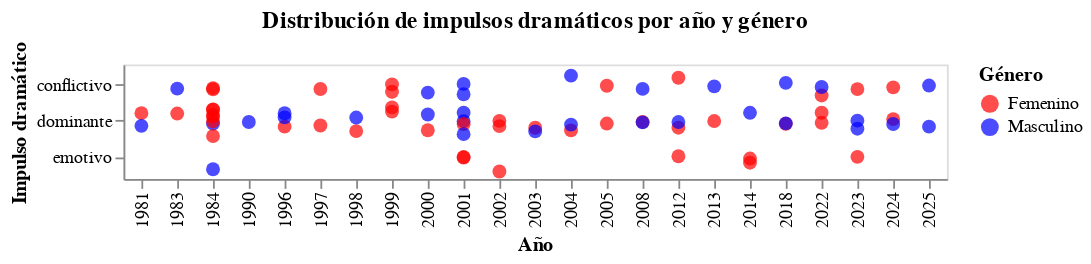

Here is the notebook cell this chart was saved with:
### Code cell
import altair as alt
import pandas as pd

# Cargar tus datos
df = pd.read_excel('/content/database_limpia_intento2.xlsx')

# Definir la columna 'agrupaciones' con los valores deseados
def map_roles_to_agrupaciones(role):
    if role == 'Protagonista':
        return 'dominante'
    elif role == 'Antagonista':
        return 'conflictivo'
    elif role == 'Secundario':
        return 'emotivo'
    else:
        return 'Otro' # Handles any other roles not explicitly mapped

df['agrupaciones'] = df['roles'].apply(map_roles_to_agrupaciones)

chart = alt.Chart(df).mark_circle(size=60).encode(
    x=alt.X('año:O', title='Año'),
    y=alt.Y('agrupaciones:N', title='Impulso dramático'),
    color=alt.Color('genero:N', title='Género', scale=alt.Scale(range=['red', 'blue', 'green', 'orange'])), # Custom colors added here
    tooltip=['personaje', 'genero', 'agrupaciones', 'año']
).properties(
    title='Distribución de impulsos dramáticos por año y género'
).transform_calculate(
    # aplicar jitter para dispersión visual
    jitter="sqrt(-2*log(random()))*cos(2*PI*random())"
).encode(
    yOffset='jitter:Q'
)

chart

### Figure 1 — Vega-Lite specification as saved in the notebook (floating-point values rounded to 4 significant figures)
{"config": {"view": {"continuousWidth": 300, "continuousHeight": 300}}, "data": {"name": "data-33d6413304ddf5190db0a8eb38bef5f8"}, "mark": {"type": "circle", "size": 60}, "encoding": {"color": {"field": "genero", "scale": {"range": ["red", "blue", "green", "orange"]}, "title": "Género", "type": "nominal"}, "tooltip": [{"field": "personaje", "type": "nominal"}, {"field": "genero", "type": "nominal"}, {"field": "agrupaciones", "type": "nominal"}, {"field": "año", "type": "quantitative"}], "x": {"field": "año", "title": "Año", "type": "ordinal"}, "y": {"field": "agrupaciones", "title": "Impulso dramático", "type": "nominal"}, "yOffset": {"field": "jitter", "type": "quantitative"}}, "title": "Distribución de impulsos dramáticos por año y género", "transform": [{"calculate": "sqrt(-2*log(random()))*cos(2*PI*random())", "as": "jitter"}], "$schema": "https://vega.github.io/schema/vega-lite/v5.20.1.json", "datasets": {"data-33d6413304ddf5190db0a8eb38bef5f8": [{"personaje": "Marcia Espínola", "genero": "Femenino", "roles": "Protagonista", "teleserie": "La madrastra", "genero-teleserie": "Drama", "canal": "T13", "año": 1981, "tipo-de-accion": "Regresa después de 20 años para demostrar su inocencia", "estado-civil": "Casado", "fuerza-actua": "Perjudicada", "Agrupaciones": "Conflictivo", "agrupaciones": "dominante"}, {"personaje": "Esteban San Lucas", "genero": "Masculino", "roles": "Protagonista", "teleserie": "La madrastra", "genero-teleserie": "Drama", "canal": "T13", "año": 1981, "tipo-de-accion": "Le miente a sus hijos y encierra a su esposa en la cárcel ", "estado-civil": "Casado", "fuerza-actua": "Poderoso", "Agrupaciones": "Dominante", "agrupaciones": "dominante"}, {"personaje": "Dalia Venezzia", "genero": "Femenino", "roles": "Protagonista", "teleserie": "La noche del cobarde", "genero-teleserie": "Drama", "canal": "T13", "año": 1983, "tipo-de-accion": "Busca venganza de quien la violó", "estado-civil": "Soltero", "fuerza-actua": "Justicia", "Agrupaciones": "Emotivo", "agrupaciones": "dominante"}, {"personaje": "Almiro Villarrobles ", "genero": "Masculino", "roles": "Antagonista", "teleserie": "La noche del cobarde", "genero-teleserie": "Drama", "canal": "T13", "año": 1983, "tipo-de-accion": "Vuelve al pueblo donde viejas culpas lo persiguen", "estado-civil": "Soltero", "fuerza-actua": "Justicia", "Agrupaciones": "Emotivo", "agrupaciones": "conflictivo"}, {"personaje": "Hernán Ugalde ", "genero": "Masculino", "roles": "Protagonista", "teleserie": "La torre 10", "genero-teleserie": "Drama", "canal": "TVN", "año": 1984, "tipo-de-accion": "Llega a la torre pero se enfrenta con su exesposa y diversos problemas", "estado-civil": "Viudo", "fuerza-actua": "Perjudicada", "Agrupaciones": "Conflictivo", "agrupaciones": "dominante"}, {"personaje": "Thelma Bernhardt", "genero": "Femenino", "roles": "Antagonista", "teleserie": "La torre 10", "genero-teleserie": "Drama", "canal": "TVN", "año": 1984, "tipo-de-accion": "Enamorada, cobra venganzas y daña para que esten con ella", "estado-civil": "Soltero", "fuerza-actua": "Venganza", "Agrupaciones": "Emotivo", "agrupaciones": "conflictivo"}, {"personaje": "Teresa Rodríguez", "genero": "Femenino", "roles": "Protagonista", "teleserie": "Las herederas", "genero-teleserie": "Drama", "canal": "T13", "año": 1984, "tipo-de-accion": "Debe recibirse de periodista para obtener la herencia", "estado-civil": "Soltero", "fuerza-actua": "Obligada", "Agrupaciones": "Emotivo", "agrupaciones": "dominante"}, {"personaje": "Patricia Duval", "genero": "Femenino", "roles": "Protagonista", "teleserie": "Las herederas", "genero-teleserie": "Drama", "canal": "T13", "año": 1984, "tipo-de-accion": "Debe casarse con Rafael para obtener la herencia ", "estado-civil": "Soltero", "fuerza-actua": "Obligada", "Agrupaciones": "Emotivo", "agrupaciones": "dominante"}, {"personaje": "Isadora Duval", "genero": "Femenino", "roles": "Protagonista", "teleserie": "Las herederas", "genero-teleserie": "Drama", "canal": "T13", "año": 1984, "tipo-de-accion": "Debe dejar su carrera e irse a vivir a una hacienda para obtener la herencia", "estado-civil": "Soltero", "fuerza-actua": "Obligada", "Agrupaciones": "Emotivo", "agrupaciones": "dominante"}, {"personaje": "Ana María Zelada", "genero": "Femenino", "roles": "Protagonista", "teleserie": "Las herederas", "genero-teleserie": "Drama", "canal": "T13", "año": 1984, "tipo-de-accion": "Debe vivir con su madre a la que no conoce para recibir la herencia ", "estado-civil": "Soltero", "fuerza-actua": "Obligada", "Agrupaciones": "Emotivo", "agrupaciones": "dominante"}, {"personaje": "Gilda Díaz-Steiner", "genero": "Femenino", "roles": "Protagonista", "teleserie": "Las herederas", "genero-teleserie": "Drama", "canal": "T13", "año": 1984, "tipo-de-accion": "Debe volver al país para obtener la herencia", "estado-civil": "Soltero", "fuerza-actua": "Obligada", "Agrupaciones": "Emotivo", "agrupaciones": "dominante"}, {"personaje": "Ladislao Duval", "genero": "Masculino", "roles": "Secundario", "teleserie": "Las herederas", "genero-teleserie": "Drama", "canal": "T13", "año": 1984, "tipo-de-accion": "Deja una herencia a mujeres que no compartían nada en común", "estado-civil": "Soltero", "fuerza-actua": "Poderoso", "Agrupaciones": "Dominante", "agrupaciones": "emotivo"}, {"personaje": "Artemisa Mykonos ", "genero": "Femenino", "roles": "Protagonista", "teleserie": "Los títeres", "genero-teleserie": "Drama", "canal": "T13", "año": 1984, "tipo-de-accion": "Busca venganza de quien le hacia bullying toda su vida", "estado-civil": "Prometido", "fuerza-actua": "Perjudicada", "Agrupaciones": "Conflictivo", "agrupaciones": "dominante"}, {"personaje": "Adriana Godan", "genero": "Femenino", "roles": "Antagonista", "teleserie": "Los títeres", "genero-teleserie": "Drama", "canal": "T13", "año": 1984, "tipo-de-accion": "Trata de dañar a la protagonista con el poder y la belleza que tiene", "estado-civil": "Soltero", "fuerza-actua": "Poderoso", "Agrupaciones": "Dominante", "agrupaciones": "conflictivo"}, {"personaje": "Leo Castillo ", "genero": "Masculino", "roles": "Protagonista", "teleserie": "¿Te conté?", "genero-teleserie": "Drama", "canal": "T13", "año": 1990, "tipo-de-accion": "Debe escoger entre dos enamoradas", "estado-civil": "Soltero", "fuerza-actua": "Líder", "Agrupaciones": "Dominante", "agrupaciones": "dominante"}, {"personaje": "Federico Valdivieso", "genero": "Masculino", "roles": "Protagonista", "teleserie": "Sucupira ", "genero-teleserie": "Comedia", "canal": "TVN", "año": 1996, "tipo-de-accion": "Se postula a alcalde con un pésimo programa", "estado-civil": "Soltero", "fuerza-actua": "Poderoso", "Agrupaciones": "Dominante", "agrupaciones": "dominante"}, {"personaje": "Mariana Montero", "genero": "Femenino", "roles": "Protagonista", "teleserie": "Sucupira ", "genero-teleserie": "Comedia", "canal": "TVN", "año": 1996, "tipo-de-accion": "Se postula a alcalde para poder tener más poder", "estado-civil": "Viudo", "fuerza-actua": "Poderoso", "Agrupaciones": "Dominante", "agrupaciones": "dominante"}, {"personaje": "Emilio", "genero": "Masculino", "roles": "Protagonista", "teleserie": "Playa salvaje", "genero-teleserie": "Comedia", "canal": "TVN", "año": 1996, "tipo-de-accion": "Joven surfista que debe enfrentar sus traumas del pasado", "estado-civil": "En relación", "fuerza-actua": "Perjudicada", "Agrupaciones": "Conflictivo", "agrupaciones": "dominante"}, {"personaje": "Paulina ", "genero": "Femenino", "roles": "Protagonista", "teleserie": "Playa salvaje", "genero-teleserie": "Drama", "canal": "T13", "año": 1997, "tipo-de-accion": "Novia de emilio que se preocupa de él pero sus miedos la frenan", "estado-civil": "En relación", "fuerza-actua": "Enamorada", "Agrupaciones": "Emotivo", "agrupaciones": "dominante"}, {"personaje": "Gabriela Ossandón", "genero": "Femenino", "roles": "Antagonista", "teleserie": "Playa salvaje", "genero-teleserie": "Drama", "canal": "T13", "año": 1997, "tipo-de-accion": "Dueña de una empresa que la conecta con una fallecida de la playa", "estado-civil": "Soltero", "fuerza-actua": "Poderoso", "Agrupaciones": "Dominante", "agrupaciones": "conflictivo"}, {"personaje": "Vaitea Ahoa Tuki ", "genero": "Femenino", "roles": "Protagonista", "teleserie": "Iorana ", "genero-teleserie": "Comedia romántica", "canal": "TVN", "año": 1998, "tipo-de-accion": "Se quiere casar pero no puede por el padre de su novio", "estado-civil": "Prometido", "fuerza-actua": "Perjudicada", "Agrupaciones": "Conflictivo", "agrupaciones": "dominante"}, {"personaje": "Cristián", "genero": "Masculino", "roles": "Protagonista", "teleserie": "Iorana ", "genero-teleserie": "Comedia romántica", "canal": "TVN", "año": 1998, "tipo-de-accion": "Se quiere casar pero su padre vuelve a la isla y debe resolver los conflictos que dejo", "estado-civil": "Prometido", "fuerza-actua": "Perjudicada", "Agrupaciones": "Conflictivo", "agrupaciones": "dominante"}, {"personaje": "Catalina Chamorro", "genero": "Femenino", "roles": "Protagonista", "teleserie": "La fiera", "genero-teleserie": "Comedia romántica", "canal": "TVN", "año": 1999, "tipo-de-accion": "La quieren casar obligada pero se mantiene alejada por su fuerte carácter", "estado-civil": "Soltero", "fuerza-actua": "Obligada", "Agrupaciones": "Emotivo", "agrupaciones": "dominante"}, {"personaje": "Magdalena Ossandón", "genero": "Femenino", "roles": "Antagonista", "teleserie": "La fiera", "genero-teleserie": "Comedia romántica", "canal": "TVN", "año": 1999, "tipo-de-accion": "Mantiene una relacion con el hermano de la protagonista pero busca dañarla", "estado-civil": "Soltero", "fuerza-actua": "Poderoso", "Agrupaciones": "Dominante", "agrupaciones": "conflictivo"}, {"personaje": "Emilia Patiño", "genero": "Femenino", "roles": "Protagonista", "teleserie": "Aquelarre", "genero-teleserie": "Drama", "canal": "TVN", "año": 1999, "tipo-de-accion": "Se hace cargo de administrar las tierras de su padre, se enamora del hijo de Elena", "estado-civil": "Prometido", "fuerza-actua": "Poderoso", "Agrupaciones": "Dominante", "agrupaciones": "dominante"}, {"personaje": "Elena Vergara", "genero": "Femenino", "roles": "Antagonista", "teleserie": "Aquelarre", "genero-teleserie": "Drama", "canal": "TVN", "año": 1999, "tipo-de-accion": "Es benefactora de su pueblo, odia a su hijo sobre todo", "estado-civil": "Soltero", "fuerza-actua": "Poderoso", "Agrupaciones": "Dominante", "agrupaciones": "conflictivo"}, {"personaje": "Jovanka Antich", "genero": "Femenino", "roles": "Protagonista", "teleserie": "Romané", "genero-teleserie": "Comedia romántica", "canal": "TVN", "año": 2000, "tipo-de-accion": "Joven madre que es humillada por su primer esposo y vuelve a Chile con un secreto", "estado-civil": "Soltero", "fuerza-actua": "Perjudicada", "Agrupaciones": "Conflictivo", "agrupaciones": "dominante"}, {"personaje": "Padre Juan Bautista Domínguez", "genero": "Masculino", "roles": "Protagonista", "teleserie": "Romané", "genero-teleserie": "Comedia romántica", "canal": "TVN", "año": 2000, "tipo-de-accion": "Padre que se enamora de la protagonista pero es hermano de su primer marido", "estado-civil": "Soltero", "fuerza-actua": "Perjudicada", "Agrupaciones": "Conflictivo", "agrupaciones": "dominante"}, {"personaje": "Rafael Antonio Domínguez", "genero": "Masculino", "roles": "Antagonista", "teleserie": "Romané", "genero-teleserie": "Comedia romántica", "canal": "TVN", "año": 2000, "tipo-de-accion": "Es padre de una hija de la protagonista pero no lo sabe", "estado-civil": "Soltero", "fuerza-actua": "Perjudicada", "Agrupaciones": "Conflictivo", "agrupaciones": "conflictivo"}, {"personaje": "Fernanda", "genero": "Femenino", "roles": "Secundario", "teleserie": "Amores de mercado", "genero-teleserie": "Comedia", "canal": "TVN", "año": 2001, "tipo-de-accion": "Enamorada de Rodolfo no sabe que es su otro hermano", "estado-civil": "Prometido", "fuerza-actua": "Enamorada", "Agrupaciones": "Emotivo", "agrupaciones": "emotivo"}, {"personaje": "Betsabé", "genero": "Femenino", "roles": "Secundario", "teleserie": "Amores de mercado", "genero-teleserie": "Comedia", "canal": "TVN", "año": 2001, "tipo-de-accion": "Novia enamorada de Pelluco que no sabe que es otra persona quien trabaja en el mercado", "estado-civil": "Soltero", "fuerza-actua": "Enamorada", "Agrupaciones": "Emotivo", "agrupaciones": "emotivo"}, {"personaje": "Pelluco", "genero": "Masculino", "roles": "Protagonista", "teleserie": "Amores de mercado", "genero-teleserie": "Comedia", "canal": "TVN", "año": 2001, "tipo-de-accion": "Es de clase media que trabaja en el mercado pero sin saberlo cambia de vida con su gemelo", "estado-civil": "Soltero", "fuerza-actua": "Afectado", "Agrupaciones": "Emotivo", "agrupaciones": "dominante"}, {"personaje": "Rodolfo", "genero": "Masculino", "roles": "Protagonista", "teleserie": "Amores de mercado", "genero-teleserie": "Comedia", "canal": "TVN", "año": 2001, "tipo-de-accion": "Es de clase alta, vive con lujos pero cambia de vida y entra a trabajar al mercado", "estado-civil": "Prometido", "fuerza-actua": "Afectado", "Agrupaciones": "Emotivo", "agrupaciones": "dominante"}, {"personaje": "Ignacio Valdés", "genero": "Masculino", "roles": "Antagonista", "teleserie": "Amores de mercado", "genero-teleserie": "Comedia", "canal": "TVN", "año": 2001, "tipo-de-accion": "Hermanastro que busca quedarse con Fernanda", "estado-civil": "Soltero", "fuerza-actua": "Ambición ", "Agrupaciones": "Dominante", "agrupaciones": "conflictivo"}, {"personaje": "Inés Clark García", "genero": "Femenino", "roles": "Protagonista", "teleserie": "Pampa ilusión", "genero-teleserie": "Comedia romántica", "canal": "TVN", "año": 2001, "tipo-de-accion": "Se hace pasar por hombre en el día para acercarse a su papá y descubrir su pasado", "estado-civil": "Soltero", "fuerza-actua": "Decisivo ", "Agrupaciones": "Dominante", "agrupaciones": "dominante"}, {"personaje": "José Miguel Inostroza", "genero": "Masculino", "roles": "Protagonista", "teleserie": "Pampa ilusión", "genero-teleserie": "Comedia romántica", "canal": "TVN", "año": 2001, "tipo-de-accion": "Se enamora pérdidamente de Inés, sin  saber que es hija de su patrón", "estado-civil": "Soltero", "fuerza-actua": "Enamorada", "Agrupaciones": "Emotivo", "agrupaciones": "dominante"}, {"personaje": "William Clark Stevensons", "genero": "Masculino", "roles": "Antagonista", "teleserie": "Pampa ilusión", "genero-teleserie": "Comedia romántica", "canal": "TVN", "año": 2001, "tipo-de-accion": "Es un empresario que odia a su hija y que tratara de hacer todo lo posible para vivir cómodo y en paz", "estado-civil": "Casado", "fuerza-actua": "Poderoso", "Agrupaciones": "Dominante", "agrupaciones": "conflictivo"}, {"personaje": "Olga Soto", "genero": "Femenino", "roles": "Protagonista", "teleserie": "El circo de las Montini", "genero-teleserie": "Comedia", "canal": "TVN", "año": 2002, "tipo-de-accion": "Dueña del circo que busca dejar a una de sus hijas a cargo", "estado-civil": "Viudo", "fuerza-actua": "Poderoso", "Agrupaciones": "Dominante", "agrupaciones": "dominante"}, {"personaje": "Olga segunda", "genero": "Femenino", "roles": "Protagonista", "teleserie": "El circo de las Montini", "genero-teleserie": "Comedia", "canal": "TVN", "año": 2002, "tipo-de-accion": "Hija preferida que esconde el secreto de su hija y cuando regresa trae problemas del pasado", "estado-civil": "Soltero", "fuerza-actua": "Poderoso", "Agrupaciones": "Dominante", "agrupaciones": "dominante"}, {"personaje": "Olga tercera", "genero": "Femenino", "roles": "Secundario", "teleserie": "El circo de las Montini", "genero-teleserie": "Comedia", "canal": "TVN", "año": 2002, "tipo-de-accion": "Hija de Olga segunda, se enamora de su papá sin saber quien es", "estado-civil": "Soltero", "fuerza-actua": "Perjudicada", "Agrupaciones": "Conflictivo", "agrupaciones": "emotivo"}, {"personaje": "Valentina Fernández de Mercader", "genero": "Femenino", "roles": "Protagonista", "teleserie": "Machos", "genero-teleserie": "Drama", "canal": "T13", "año": 2003, "tipo-de-accion": "Esposa del connotado médico, padre de 7 hijos", "estado-civil": "Casado", "fuerza-actua": "Perjudicada", "Agrupaciones": "Conflictivo", "agrupaciones": "dominante"}, {"personaje": "Ángel Mercader", "genero": "Masculino", "roles": "Protagonista", "teleserie": "Machos", "genero-teleserie": "Drama", "canal": "T13", "año": 2003, "tipo-de-accion": "Famoso médico que trata de educar a sus hijos como machos", "estado-civil": "Casado", "fuerza-actua": "Poderoso", "Agrupaciones": "Dominante", "agrupaciones": "dominante"}, {"personaje": "Matilde del Solar", "genero": "Femenino", "roles": "Protagonista", "teleserie": "Los pincheira", "genero-teleserie": "Drama", "canal": "TVN", "año": 2004, "tipo-de-accion": "Esposa de Martin que sufre mucho por su infeliz matrimonio y es secuestrada para conseguir dinero", "estado-civil": "Casado", "fuerza-actua": "Perjudicada", "Agrupaciones": "Conflictivo", "agrupaciones": "dominante"}, {"personaje": "Miguel Molina Linares", "genero": "Masculino", "roles": "Protagonista", "teleserie": "Los pincheira", "genero-teleserie": "Drama", "canal": "TVN", "año": 2004, "tipo-de-accion": "Hijo mayor de su padre, al cual asesinaron, roba comida y secuestra mujeres para obtener dinero", "estado-civil": "Soltero", "fuerza-actua": "Perjudicada", "Agrupaciones": "Conflictivo", "agrupaciones": "dominante"}, {"personaje": "Martín Ortúzar", "genero": "Masculino", "roles": "Antagonista", "teleserie": "Los pincheira", "genero-teleserie": "Drama", "canal": "TVN", "año": 2004, "tipo-de-accion": "Poderoso heredero de tierras que está casado pero su esposa es secuestrada por Miguel", "estado-civil": "Casado", "fuerza-actua": "Poderoso", "Agrupaciones": "Dominante", "agrupaciones": "conflictivo"}, {"personaje": "Beatriz González", "genero": "Femenino", "roles": "Protagonista", "teleserie": "Brujas", "genero-teleserie": "Comedia dramática", "canal": "T13", "año": 2005, "tipo-de-accion": "Es humilde y trabaja como profesional del servicio. Se enamora del dueño que fallece y ella toma venganza", "estado-civil": "Viudo", "fuerza-actua": "Venganza", "Agrupaciones": "Emotivo", "agrupaciones": "dominante"}, {"personaje": "Cassandra García", "genero": "Femenino", "roles": "Antagonista", "teleserie": "Brujas", "genero-teleserie": "Comedia dramática", "canal": "T13", "año": 2005, "tipo-de-accion": "Es la principal sospechosa del la muerte del dueño, busca siempre alcanzar mejor posición laboral", "estado-civil": "En relación", "fuerza-actua": "Poderoso", "Agrupaciones": "Dominante", "agrupaciones": "conflictivo"}, {"personaje": "Leonor Amenábar Montt", "genero": "Femenino", "roles": "Protagonista", "teleserie": "El señor de la querencia", "genero-teleserie": "Drama", "canal": "TVN", "año": 2008, "tipo-de-accion": "Esposa de Echenique, comienza a enamorarse de Manuel", "estado-civil": "Casado", "fuerza-actua": "Enamorada", "Agrupaciones": "Emotivo", "agrupaciones": "dominante"}, {"personaje": "Manuel Pradenas Leiva", "genero": "Masculino", "roles": "Protagonista", "teleserie": "El señor de la querencia", "genero-teleserie": "Drama", "canal": "TVN", "año": 2008, "tipo-de-accion": "Es obrero del imperio Echenique, pero aun no conoce las relaciones que mantiene con la querencia", "estado-civil": "Soltero", "fuerza-actua": "Perjudicada", "Agrupaciones": "Conflictivo", "agrupaciones": "dominante"}, {"personaje": "José Luis Echeñique Valdivieso", "genero": "Masculino", "roles": "Antagonista", "teleserie": "El señor de la querencia", "genero-teleserie": "Drama", "canal": "TVN", "año": 2008, "tipo-de-accion": "Dueño del imperio, su esposa se enamora del obrero", "estado-civil": "Casado", "fuerza-actua": "Poderoso", "Agrupaciones": "Dominante", "agrupaciones": "conflictivo"}, {"personaje": "Cristina Moreno", "genero": "Femenino", "roles": "Protagonista", "teleserie": "Soltera otra vez", "genero-teleserie": "Comedia romántica", "canal": "T13", "año": 2012, "tipo-de-accion": "La deja su novio después de muchos años y comienza su nueva vida como soltera", "estado-civil": "Soltero", "fuerza-actua": "Celos", "Agrupaciones": "Conflictivo", "agrupaciones": "dominante"}, {"personaje": "Nicole Cerutti ", "genero": "Femenino", "roles": "Antagonista", "teleserie": "Soltera otra vez", "genero-teleserie": "Comedia romántica", "canal": "T13", "año": 2012, "tipo-de-accion": "La amante del novio, Cristina le tenía mucha envidia", "estado-civil": "Soltero", "fuerza-actua": "Celos", "Agrupaciones": "Conflictivo", "agrupaciones": "conflictivo"}, {"personaje": "Pedro Armstrong", "genero": "Masculino", "roles": "Protagonista", "teleserie": "Separados", "genero-teleserie": "Comedia romántica", "canal": "TVN", "año": 2012, "tipo-de-accion": "No le gusta su vida actual, decide separarse y comenzar de nuevo viviendo con puros hombres separados", "estado-civil": "Casado", "fuerza-actua": "Decisivo ", "Agrupaciones": "Dominante", "agrupaciones": "dominante"}, {"personaje": "Carola Cavada", "genero": "Femenino", "roles": "Secundario", "teleserie": "Separados", "genero-teleserie": "Comedia romántica", "canal": "TVN", "año": 2012, "tipo-de-accion": "Es exesposa del protagonista, actúa como la ex loca para poder conquistar nuevamente a Pedro", "estado-civil": "Soltero", "fuerza-actua": "Celos", "Agrupaciones": "Conflictivo", "agrupaciones": "emotivo"}, {"personaje": "Verónica Díaz", "genero": "Femenino", "roles": "Protagonista", "teleserie": "Las vegas", "genero-teleserie": "Comedia romántica", "canal": "T13", "año": 2013, "tipo-de-accion": "Matriarca de la familia y del club nocturno, después de quedar viuda, debe salir adelante", "estado-civil": "Viudo", "fuerza-actua": "Poderoso", "Agrupaciones": "Dominante", "agrupaciones": "dominante"}, {"personaje": "Álvaro Sandoval", "genero": "Masculino", "roles": "Antagonista", "teleserie": "Las vegas", "genero-teleserie": "Comedia romántica", "canal": "T13", "año": 2013, "tipo-de-accion": "Manipula a la matriarca y se involucra en redes de narcotraficantes para poder controlar el club", "estado-civil": "Soltero", "fuerza-actua": "Poderoso", "Agrupaciones": "Dominante", "agrupaciones": "conflictivo"}, {"personaje": "Violeta Padilla", "genero": "Femenino", "roles": "Secundario", "teleserie": "Papá a la deriva", "genero-teleserie": "Comedia romántica", "canal": "MEGA", "año": 2014, "tipo-de-accion": "Se enamora de Bruno, pero tiene novio y están en distintas situaciones sociales", "estado-civil": "Soltero", "fuerza-actua": "Enamorada", "Agrupaciones": "Emotivo", "agrupaciones": "emotivo"}, {"personaje": "Bruno Montt", "genero": "Masculino", "roles": "Protagonista", "teleserie": "Papá a la deriva", "genero-teleserie": "Comedia romántica", "canal": "MEGA", "año": 2014, "tipo-de-accion": "Capitán y padre de 3 hijos que se enamoró de Violeta", "estado-civil": "Soltero", "fuerza-actua": "Líder", "Agrupaciones": "Dominante", "agrupaciones": "dominante"}, {"personaje": "Rosario Quevedo", "genero": "Femenino", "roles": "Secundario", "teleserie": "Papá a la deriva", "genero-teleserie": "Comedia romántica", "canal": "MEGA", "año": 2014, "tipo-de-accion": "Quiere quedarse con Bruno, hace todo lo posible para enamorarlo", "estado-civil": "Soltero", "fuerza-actua": "Enamorada", "Agrupaciones": "Emotivo", "agrupaciones": "emotivo"}, {"personaje": "María Elsa ", "genero": "Femenino", "roles": "Protagonista", "teleserie": "Perdona nuestros pecados", "genero-teleserie": "Drama", "canal": "MEGA", "año": 2018, "tipo-de-accion": "Hija favorita de su poderoso padre, se enamora de Reynaldo sin saber la venganza que él buscaba", "estado-civil": "Soltero", "fuerza-actua": "Perjudicada", "Agrupaciones": "Conflictivo", "agrupaciones": "dominante"}, {"personaje": "Padre Reynaldo Suárez", "genero": "Masculino", "roles": "Protagonista", "teleserie": "Perdona nuestros pecados", "genero-teleserie": "Drama", "canal": "MEGA", "año": 2018, "tipo-de-accion": "Llega al pueblo para cobrar venganza del suicidio de su hermana. Se enamora de María Elsa", "estado-civil": "Soltero", "fuerza-actua": "Perjudicada", "Agrupaciones": "Conflictivo", "agrupaciones": "dominante"}, {"personaje": "Armando Quiroga", "genero": "Masculino", "roles": "Antagonista", "teleserie": "Perdona nuestros pecados", "genero-teleserie": "Drama", "canal": "MEGA", "año": 2018, "tipo-de-accion": "Violó a la hermana de Reynaldo y solo sabe una persona. Trata de mantener su vida como era", "estado-civil": "Soltero", "fuerza-actua": "Poderoso", "Agrupaciones": "Dominante", "agrupaciones": "conflictivo"}, {"personaje": "Agustina Mackenna", "genero": "Femenino", "roles": "Protagonista", "teleserie": "Verdades ocultas", "genero-teleserie": "Drama", "canal": "MEGA", "año": 2022, "tipo-de-accion": "Su madre la vende y con el tiempo se entera, entre enredos de poder y amor", "estado-civil": "Soltero", "fuerza-actua": "Venganza", "Agrupaciones": "Emotivo", "agrupaciones": "dominante"}, {"personaje": "Rocío Verdugo", "genero": "Femenino", "roles": "Protagonista", "teleserie": "Verdades ocultas", "genero-teleserie": "Drama", "canal": "MEGA", "año": 2022, "tipo-de-accion": "Es humilde, pero sufre muchos chantajes por parte de su hermana", "estado-civil": "Soltero", "fuerza-actua": "Perjudicada", "Agrupaciones": "Conflictivo", "agrupaciones": "dominante"}, {"personaje": "Eliana Zapata", "genero": "Femenino", "roles": "Antagonista", "teleserie": "Verdades ocultas", "genero-teleserie": "Drama", "canal": "MEGA", "año": 2022, "tipo-de-accion": "Quería cobrar venganza por la muerte de su hermano, estaba resentida con su pasado. Quiere matar al hijo de Rocío", "estado-civil": "En relación", "fuerza-actua": "Venganza", "Agrupaciones": "Emotivo", "agrupaciones": "conflictivo"}, {"personaje": "Leonardo San Martín", "genero": "Masculino", "roles": "Antagonista", "teleserie": "Verdades ocultas", "genero-teleserie": "Drama", "canal": "MEGA", "año": 2022, "tipo-de-accion": "Su obsesión con las mujeres que amaba lo llevaron a matar a muchas personas ", "estado-civil": "Soltero", "fuerza-actua": "Decisivo ", "Agrupaciones": "Dominante", "agrupaciones": "conflictivo"}, {"personaje": "Baltazar Rodríguez ", "genero": "Masculino", "roles": "Protagonista", "teleserie": "La ley de Baltazar", "genero-teleserie": "Comedia dramática", "canal": "MEGA", "año": 2023, "tipo-de-accion": "Quiere volver a reconquistar a su viejo amor y vivir solo, pero sus hijos se interponen", "estado-civil": "Viudo", "fuerza-actua": "Perjudicada", "Agrupaciones": "Conflictivo", "agrupaciones": "dominante"}, {"personaje": "Margarita Fuentes", "genero": "Femenino", "roles": "Secundario", "teleserie": "La ley de Baltazar", "genero-teleserie": "Comedia dramática", "canal": "MEGA", "año": 2023, "tipo-de-accion": "Es monja, no puede estar con Baltazar", "estado-civil": "Soltero", "fuerza-actua": "Perjudicada", "Agrupaciones": "Conflictivo", "agrupaciones": "emotivo"}, {"personaje": "Cristina Moya", "genero": "Femenino", "roles": "Antagonista", "teleserie": "La ley de Baltazar", "genero-teleserie": "Comedia dramática", "canal": "MEGA", "año": 2023, "tipo-de-accion": "Está casada con el hijo de Baltazar y quiere quedarse con la herencia", "estado-civil": "Casado", "fuerza-actua": "Malo", "Agrupaciones": "Dominante", "agrupaciones": "conflictivo"}, {"personaje": "Hernán Olmedo", "genero": "Masculino", "roles": "Protagonista", "teleserie": "Generación 98", "genero-teleserie": "Comedia dramática", "canal": "MEGA", "año": 2023, "tipo-de-accion": "Engaña a todos sus excompañeros del colegio para que inviertan en un resort falso", "estado-civil": "Soltero", "fuerza-actua": "Malo", "Agrupaciones": "Dominante", "agrupaciones": "dominante"}, {"personaje": "Soledad García", "genero": "Femenino", "roles": "Protagonista", "teleserie": "Como la vida misma", "genero-teleserie": "Comedia", "canal": "MEGA", "año": 2024, "tipo-de-accion": "Conoce a su pareja por Tinder y se atreven a convivir con sus hijos juntos como una familia", "estado-civil": "En relación", "fuerza-actua": "En paz", "Agrupaciones": "Emotivo", "agrupaciones": "dominante"}, {"personaje": "Alonso Valdés", "genero": "Masculino", "roles": "Protagonista", "teleserie": "Como la vida misma", "genero-teleserie": "Comedia", "canal": "MEGA", "año": 2024, "tipo-de-accion": "Conoce a su pareja por Tinder y se atreven a convivir con sus hijos juntos como una familia", "estado-civil": "En relación", "fuerza-actua": "En paz", "Agrupaciones": "Emotivo", "agrupaciones": "dominante"}, {"personaje": "Octavia Werner", "genero": "Femenino", "roles": "Antagonista", "teleserie": "Como la vida misma", "genero-teleserie": "Comedia", "canal": "MEGA", "año": 2024, "tipo-de-accion": "Quiere recuperar la custodia de su hijo, y tiene muchos conflictos con Alonso", "estado-civil": "Soltero", "fuerza-actua": "Celos", "Agrupaciones": "Conflictivo", "agrupaciones": "conflictivo"}, {"personaje": "Raimundo Casablanca", "genero": "Masculino", "roles": "Protagonista", "teleserie": "Los casablanca", "genero-teleserie": "Drama", "canal": "MEGA", "año": 2025, "tipo-de-accion": "Padre de familia con mucho dinero", "estado-civil": "Soltero", "fuerza-actua": "Poderoso", "Agrupaciones": "Dominante", "agrupaciones": "dominante"}, {"personaje": "Iván Casablanca", "genero": "Masculino", "roles": "Antagonista", "teleserie": "Los casablanca", "genero-teleserie": "Drama", "canal": "MEGA", "año": 2025, "tipo-de-accion": "Quiere robarle la fortuna a su hermano. Su esposa se enamora de Raimundo", "estado-civil": "Soltero", "fuerza-actua": "Malo", "Agrupaciones": "Dominante", "agrupaciones": "conflictivo"}]}}
